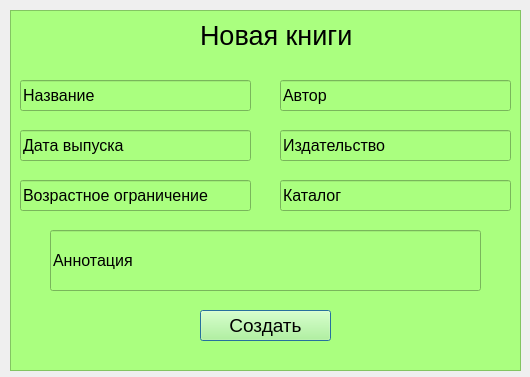
<?xml version="1.0" encoding="UTF-8"?>
<ui version="4.0">
 <class>Dialog</class>
 <widget class="QDialog" name="Dialog">
  <property name="geometry">
   <rect>
    <x>0</x>
    <y>0</y>
    <width>530</width>
    <height>377</height>
   </rect>
  </property>
  <property name="windowTitle">
   <string>Новая книга</string>
  </property>
  <widget class="QFrame" name="frame">
   <property name="geometry">
    <rect>
     <x>10</x>
     <y>10</y>
     <width>511</width>
     <height>361</height>
    </rect>
   </property>
   <property name="styleSheet">
    <string notr="true">background-color:rgb(170, 255, 127)</string>
   </property>
   <property name="frameShape">
    <enum>QFrame::StyledPanel</enum>
   </property>
   <property name="frameShadow">
    <enum>QFrame::Raised</enum>
   </property>
   <widget class="QLabel" name="label">
    <property name="geometry">
     <rect>
      <x>190</x>
      <y>10</y>
      <width>151</width>
      <height>31</height>
     </rect>
    </property>
    <property name="font">
     <font>
      <pointsize>20</pointsize>
     </font>
    </property>
    <property name="text">
     <string>Новая книги</string>
    </property>
   </widget>
   <widget class="QLineEdit" name="lineEdit">
    <property name="geometry">
     <rect>
      <x>10</x>
      <y>70</y>
      <width>231</width>
      <height>31</height>
     </rect>
    </property>
    <property name="font">
     <font>
      <pointsize>12</pointsize>
     </font>
    </property>
    <property name="text">
     <string>Название</string>
    </property>
   </widget>
   <widget class="QLineEdit" name="lineEdit_2">
    <property name="geometry">
     <rect>
      <x>270</x>
      <y>70</y>
      <width>231</width>
      <height>31</height>
     </rect>
    </property>
    <property name="font">
     <font>
      <pointsize>12</pointsize>
     </font>
    </property>
    <property name="text">
     <string>Автор</string>
    </property>
   </widget>
   <widget class="QLineEdit" name="lineEdit_3">
    <property name="geometry">
     <rect>
      <x>10</x>
      <y>120</y>
      <width>231</width>
      <height>31</height>
     </rect>
    </property>
    <property name="font">
     <font>
      <pointsize>12</pointsize>
     </font>
    </property>
    <property name="text">
     <string>Дата выпуска</string>
    </property>
   </widget>
   <widget class="QLineEdit" name="lineEdit_4">
    <property name="geometry">
     <rect>
      <x>270</x>
      <y>120</y>
      <width>231</width>
      <height>31</height>
     </rect>
    </property>
    <property name="font">
     <font>
      <pointsize>12</pointsize>
     </font>
    </property>
    <property name="text">
     <string>Издательство</string>
    </property>
   </widget>
   <widget class="QLineEdit" name="lineEdit_5">
    <property name="geometry">
     <rect>
      <x>10</x>
      <y>170</y>
      <width>231</width>
      <height>31</height>
     </rect>
    </property>
    <property name="font">
     <font>
      <pointsize>12</pointsize>
     </font>
    </property>
    <property name="text">
     <string>Возрастное ограничение</string>
    </property>
   </widget>
   <widget class="QLineEdit" name="lineEdit_6">
    <property name="geometry">
     <rect>
      <x>270</x>
      <y>170</y>
      <width>231</width>
      <height>31</height>
     </rect>
    </property>
    <property name="font">
     <font>
      <pointsize>12</pointsize>
     </font>
    </property>
    <property name="text">
     <string>Каталог</string>
    </property>
   </widget>
   <widget class="QLineEdit" name="lineEdit_7">
    <property name="geometry">
     <rect>
      <x>40</x>
      <y>220</y>
      <width>431</width>
      <height>61</height>
     </rect>
    </property>
    <property name="font">
     <font>
      <pointsize>12</pointsize>
     </font>
    </property>
    <property name="text">
     <string>Аннотация</string>
    </property>
   </widget>
   <widget class="QPushButton" name="pushButton">
    <property name="geometry">
     <rect>
      <x>190</x>
      <y>300</y>
      <width>131</width>
      <height>31</height>
     </rect>
    </property>
    <property name="font">
     <font>
      <pointsize>14</pointsize>
     </font>
    </property>
    <property name="text">
     <string>Создать</string>
    </property>
   </widget>
  </widget>
 </widget>
 <resources/>
 <connections/>
</ui>
